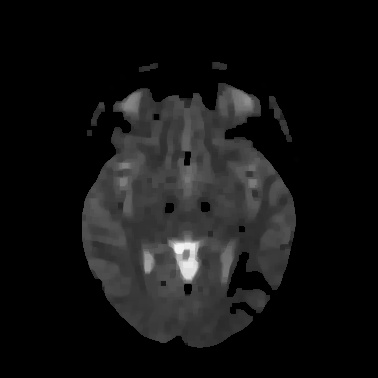
#> input picture result/2/brain_erode_opening.jpg, 378 x 378 px
$ python segment.py
#> lines starting #> are read from the running program, lines starting #| are printed output that depends on the picture
import numpy as np
import scipy as sp
import pylab as pl
from sklearn.feature_extraction.image import grid_to_graph
from sklearn.cluster import KMeans
from skimage import io
from sklearn.cluster import MeanShift, estimate_bandwidth

# Read image
im = io.imread('result/2/brain_erode_opening.jpg')
#> im is the input picture: shape (378, 378, 3); min 0, max 247, mean 19.4

# Make the feature vectors
# Make the feature vectors
X = np.reshape(im, (im.shape[0]*im.shape[1], im.shape[2]))
bandwidth = estimate_bandwidth(X, quantile=0.4, n_samples=500)
#> bandwidth = 38.21
# Perform Clustering
N_clus = 3
km = MeanShift(bandwidth=bandwidth, bin_seeding=True)
km.fit(X.astype(float)) # the .astype method is only to stop the .fit method
# from throwing a warning.
labels = np.reshape(km.labels_, im.shape[0:2])
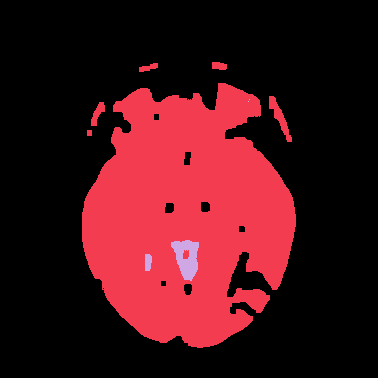
#> labels: shape (378, 378) int64; 3 distinct labels, from 0 to 2; one colour per label, 0 black

# Plotting results
pl.figure()
pl.imshow(im)

for l in range(N_clus):
    pl.contour(labels == 2, contours=1, \
               colors=[pl.cm.spectral(l / float(N_clus)), ])
pl.xticks(())
pl.yticks(())
pl.show()
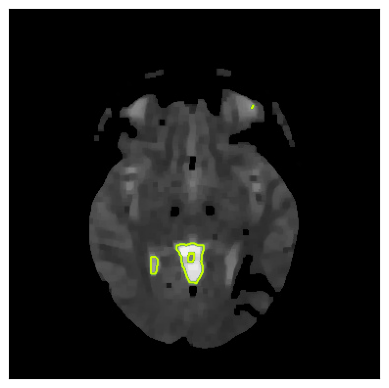
#> figure drawn by matplotlib, 1 panel

$ run again, with result/2/blended_img.jpg copied over result/2/brain_erode_opening.jpg
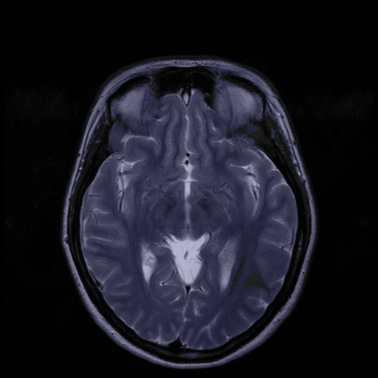
#> input picture result/2/blended_img.jpg, 378 x 378 px
#> im is the input picture: shape (378, 378, 3); mean R, G, B 24.2, 24.2, 33.3
#> bandwidth = 43.44
#> `labels = np.reshape(km.labels_, im.shape[0:2])`:
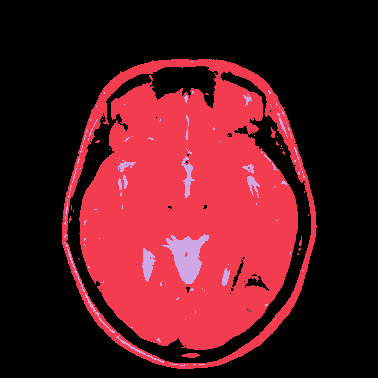
#> labels: shape (378, 378) int64; 3 distinct labels, from 0 to 2; one colour per label, 0 black
#> `pl.show()`:
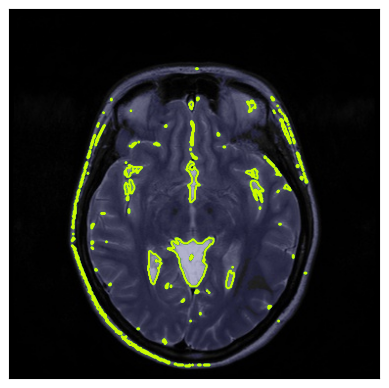
#> figure drawn by matplotlib, 1 panel
